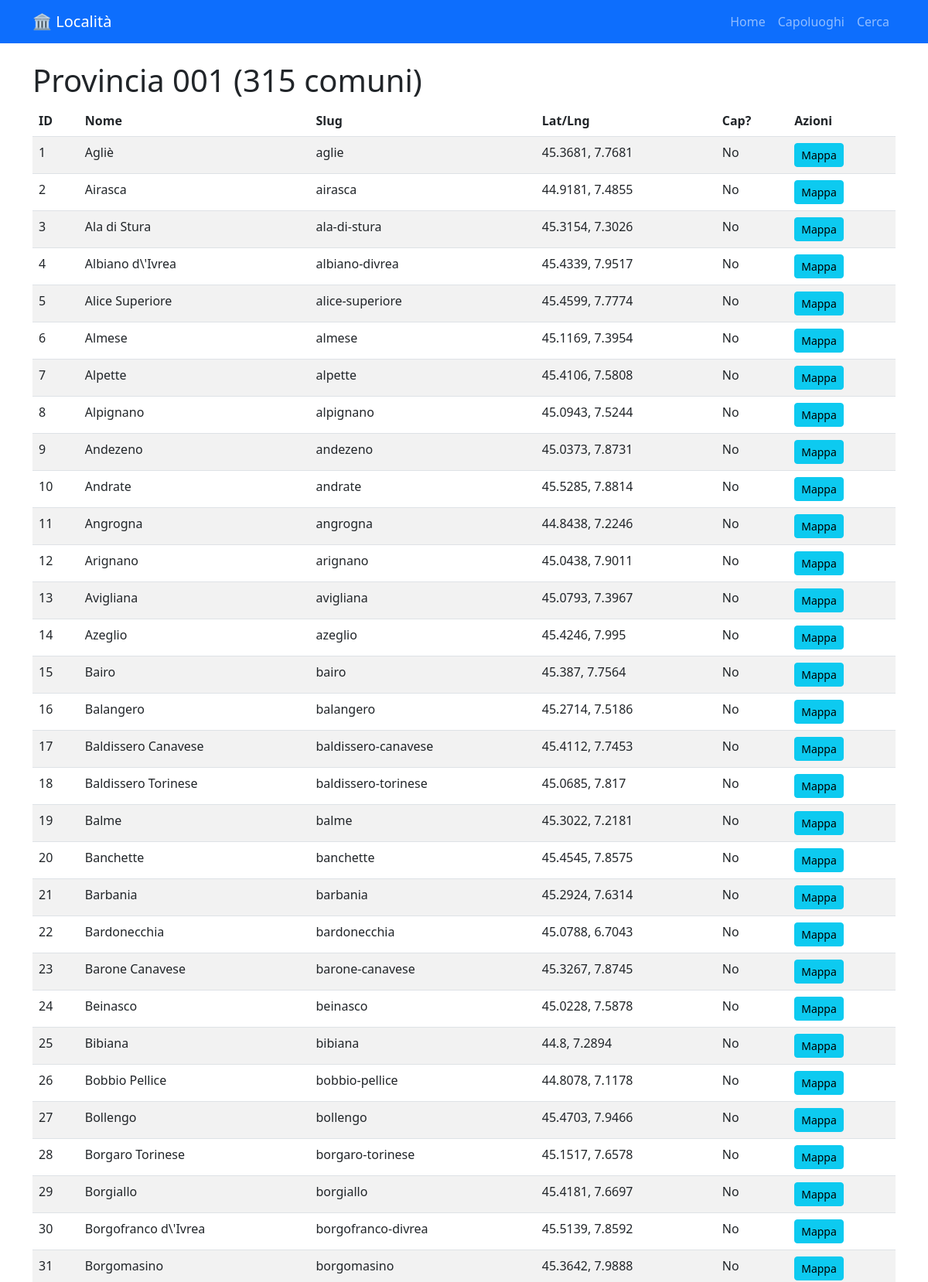
/provincia/001 (upper part), run on the app's committed database.
### tables this page shows
CREATE TABLE comuni
                 (ID INTEGER PRIMARY KEY, name TEXT, slug TEXT, lat REAL, lng REAL,
                  codice_provincia_istat TEXT, codice_comune_istat TEXT,
                  codice_alfanumerico_istat TEXT, capoluogo_provincia INTEGER, capoluogo_regione INTEGER);

### consegneù/localita_app/app.py (the view)
@app.route('/provincia/<prov>')
def provincia(prov):
    conn = sqlite3.connect(DB_PATH)
    c = conn.cursor()
    c.execute("SELECT COUNT(*) FROM comuni WHERE codice_provincia_istat=?", (prov,))
    count = c.fetchone()[0]
    c.execute("SELECT * FROM comuni WHERE codice_provincia_istat=? LIMIT 50", (prov,))
    results = c.fetchall()
    conn.close()
    return render_template('provincia.html', prov=prov, count=count, results=results)

### consegneù/localita_app/templates/provincia.html (shortened to what this page needs)
{% extends "base.html" %}
{% block content %}
<h1>Provincia {{ prov }} ({{ count }} comuni)</h1>
<table class="table table-striped">
    <thead>
        <tr>
            <th>ID</th>
            <th>Nome</th>
            <th>Slug</th>
            <th>Lat/Lng</th>
            <th>Cap?</th>
            <th>Azioni</th>
        </tr>
    </thead>
    <tbody>
        {% for row in results %}
        <tr>
            <td>{{ row[0] }}</td>
            <td>{{ row[1] }}</td>
            <td>{{ row[2] }}</td>
            <td>{{ row[3] }}, {{ row[4] }}</td>
            <td>{{ 'Sì' if row[8] else 'No' }}</td>
            <td><a href="/map/{{ row[0] }}" class="btn btn-sm btn-info">Mappa</a></td>
        </tr>
        {% endfor %}
    </tbody>
</table>
{% endblock %}

### data on the page
comuni: ID "1", name "Agliè", slug "aglie", lat "45.3681", lng "7.7681", capoluogo_provincia "No"
comuni: ID "2", name "Airasca", slug "airasca", lat "44.9181", lng "7.4855", capoluogo_provincia "No"
comuni: ID "3", name "Ala di Stura", slug "ala-di-stura", lat "45.3154", lng "7.3026", capoluogo_provincia "No"
comuni: ID "4", name "Albiano d\\'Ivrea", slug "albiano-divrea", lat "45.4339", lng "7.9517", capoluogo_provincia "No"
comuni: ID "5", name "Alice Superiore", slug "alice-superiore", lat "45.4599", lng "7.7774", capoluogo_provincia "No"
comuni: ID "6", name "Almese", slug "almese", lat "45.1169", lng "7.3954", capoluogo_provincia "No"
comuni: ID "7", name "Alpette", slug "alpette", lat "45.4106", lng "7.5808", capoluogo_provincia "No"
comuni: ID "8", name "Alpignano", slug "alpignano", lat "45.0943", lng "7.5244", capoluogo_provincia "No"
comuni: ID "9", name "Andezeno", slug "andezeno", lat "45.0373", lng "7.8731", capoluogo_provincia "No"
comuni: ID "10", name "Andrate", slug "andrate", lat "45.5285", lng "7.8814", capoluogo_provincia "No"
comuni: ID "11", name "Angrogna", slug "angrogna", lat "44.8438", lng "7.2246", capoluogo_provincia "No"
comuni: ID "12", name "Arignano", slug "arignano", lat "45.0438", lng "7.9011", capoluogo_provincia "No"
comuni: ID "13", name "Avigliana", slug "avigliana", lat "45.0793", lng "7.3967", capoluogo_provincia "No"
comuni: ID "14", name "Azeglio", slug "azeglio", lat "45.4246", lng "7.995", capoluogo_provincia "No"
comuni: ID "15", name "Bairo", slug "bairo", lat "45.387", lng "7.7564", capoluogo_provincia "No"
comuni: ID "16", name "Balangero", slug "balangero", lat "45.2714", lng "7.5186", capoluogo_provincia "No"
comuni: ID "17", name "Baldissero Canavese", slug "baldissero-canavese", lat "45.4112", lng "7.7453", capoluogo_provincia "No"
comuni: ID "18", name "Baldissero Torinese", slug "baldissero-torinese", lat "45.0685", lng "7.817", capoluogo_provincia "No"
comuni: ID "19", name "Balme", slug "balme", lat "45.3022", lng "7.2181", capoluogo_provincia "No"
comuni: ID "20", name "Banchette", slug "banchette", lat "45.4545", lng "7.8575", capoluogo_provincia "No"
comuni: ID "21", name "Barbania", slug "barbania", lat "45.2924", lng "7.6314", capoluogo_provincia "No"
comuni: ID "22", name "Bardonecchia", slug "bardonecchia", lat "45.0788", lng "6.7043", capoluogo_provincia "No"
comuni: ID "23", name "Barone Canavese", slug "barone-canavese", lat "45.3267", lng "7.8745", capoluogo_provincia "No"
comuni: ID "24", name "Beinasco", slug "beinasco", lat "45.0228", lng "7.5878", capoluogo_provincia "No"
comuni: ID "25", name "Bibiana", slug "bibiana", lat "44.8", lng "7.2894", capoluogo_provincia "No"
comuni: ID "26", name "Bobbio Pellice", slug "bobbio-pellice", lat "44.8078", lng "7.1178", capoluogo_provincia "No"
comuni: ID "27", name "Bollengo", slug "bollengo", lat "45.4703", lng "7.9466", capoluogo_provincia "No"
comuni: ID "28", name "Borgaro Torinese", slug "borgaro-torinese", lat "45.1517", lng "7.6578", capoluogo_provincia "No"
comuni: ID "29", name "Borgiallo", slug "borgiallo", lat "45.4181", lng "7.6697", capoluogo_provincia "No"
comuni: ID "30", name "Borgofranco d\\'Ivrea", slug "borgofranco-divrea", lat "45.5139", lng "7.8592", capoluogo_provincia "No"
comuni: ID "31", name "Borgomasino", slug "borgomasino", lat "45.3642", lng "7.9888", capoluogo_provincia "No"

### other printed values
{{ prov }} "001"
{{ count }} "315"
